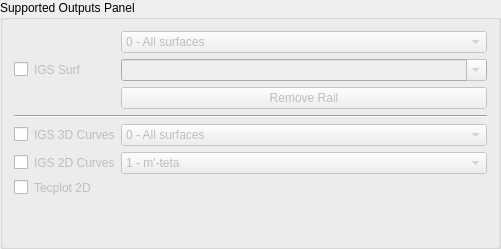
     <widget class="QGroupBox" name="ui_supported_outputs_groupbox">
      <property name="statusTip">
       <string>Supported Outputs: These are the ones that can be displayed in the Output Viewer</string>
      </property>
      <property name="title">
       <string>Supported Outputs Panel</string>
      </property>
      <layout class="QVBoxLayout" name="ui_supported_outputs_groupbox_vl">
       <item>
        <layout class="QGridLayout" name="ui_supported_outputs_groupbox_vl_gl">
         <item row="0" column="0" rowspan="4">
          <widget class="QCheckBox" name="ui_output_igs_surf_chk">
           <property name="statusTip">
            <string>Enable keyword OUTPUT/IGS/SURF</string>
           </property>
           <property name="text">
            <string/>
           </property>
           <property name="shortcut">
            <string>3</string>
           </property>
          </widget>
         </item>
         <item row="5" column="0">
          <widget class="QCheckBox" name="ui_output_igs_cur_3d_chk">
           <property name="statusTip">
            <string>Enable keyword OUTPUT/IGS/CUR/3D</string>
           </property>
           <property name="text">
            <string/>
           </property>
           <property name="shortcut">
            <string>4</string>
           </property>
          </widget>
         </item>
         <item row="6" column="0">
          <widget class="QCheckBox" name="ui_output_igs_cur_2d_chk">
           <property name="statusTip">
            <string>Enable keyword OUTPUT/IGS/CUR/2D</string>
           </property>
           <property name="text">
            <string/>
           </property>
           <property name="shortcut">
            <string>5</string>
           </property>
          </widget>
         </item>
         <item row="6" column="1">
          <widget class="QLabel" name="ui_output_igs_cur_2d_lbl">
           <property name="enabled">
            <bool>false</bool>
           </property>
           <property name="statusTip">
            <string>Command: OUTPUT/IGS/CUR/2D - This keyword outputs the blade section profiles to an igs-file in m'-teta space if n = 1 and m-rteta space if n = 2</string>
           </property>
           <property name="text">
            <string>IGS 2D Curves</string>
           </property>
          </widget>
         </item>
         <item row="5" column="1">
          <widget class="QLabel" name="ui_output_igs_cur_3d_lbl">
           <property name="enabled">
            <bool>false</bool>
           </property>
           <property name="statusTip">
            <string>Command: OUTPUT/IGS/CUR/3D - This keyword outputs the curves in Cartesian x-y-z space to an igs-file</string>
           </property>
           <property name="text">
            <string>IGS 3D Curves</string>
           </property>
          </widget>
         </item>
         <item row="3" column="2">
          <widget class="QPushButton" name="ui_output_igs_surf_deleterail_btn">
           <property name="enabled">
            <bool>false</bool>
           </property>
           <property name="statusTip">
            <string>Button: Remove current item from the list of cordlenght positions</string>
           </property>
           <property name="text">
            <string>Remove Rail</string>
           </property>
          </widget>
         </item>
         <item row="0" column="2">
          <widget class="QComboBox" name="ui_output_igs_surf_opt_combo">
           <property name="enabled">
            <bool>false</bool>
           </property>
           <property name="maximumSize">
            <size>
             <width>16777215</width>
             <height>16777215</height>
            </size>
           </property>
           <property name="statusTip">
            <string>List: Determines which surfaces to include in the igs-file</string>
           </property>
           <item>
            <property name="text">
             <string>0 - All surfaces</string>
            </property>
           </item>
           <item>
            <property name="text">
             <string>1 - Blade + flow path</string>
            </property>
           </item>
           <item>
            <property name="text">
             <string>2 - Blade</string>
            </property>
           </item>
           <item>
            <property name="text">
             <string>3 - Stream surfaces</string>
            </property>
           </item>
           <item>
            <property name="text">
             <string>4 - Hub</string>
            </property>
           </item>
           <item>
            <property name="text">
             <string>5 - Shroud</string>
            </property>
           </item>
           <item>
            <property name="text">
             <string>6 - Meanline</string>
            </property>
           </item>
           <item>
            <property name="text">
             <string>10 - All surfaces where hub and shroud are split at LE/TE</string>
            </property>
           </item>
           <item>
            <property name="text">
             <string>11 - Blade + flowpath where hub and shroud are split at LE/TE</string>
            </property>
           </item>
           <item>
            <property name="text">
             <string>14 - Hub split at LE/TE to be three surfaces</string>
            </property>
           </item>
           <item>
            <property name="text">
             <string>15 - Hub split at LE/TE to be three surfaces</string>
            </property>
           </item>
          </widget>
         </item>
         <item row="5" column="2">
          <widget class="QComboBox" name="ui_output_igs_cur_3d_opt_combo">
           <property name="enabled">
            <bool>false</bool>
           </property>
           <property name="maximumSize">
            <size>
             <width>16777215</width>
             <height>16777215</height>
            </size>
           </property>
           <property name="statusTip">
            <string>List: Determines which surfaces to include in the igs-file</string>
           </property>
           <item>
            <property name="text">
             <string>0 - All surfaces</string>
            </property>
           </item>
           <item>
            <property name="text">
             <string>1 - Blade + flow path</string>
            </property>
           </item>
           <item>
            <property name="text">
             <string>2 - Blade</string>
            </property>
           </item>
           <item>
            <property name="text">
             <string>3 - Stream surfaces</string>
            </property>
           </item>
           <item>
            <property name="text">
             <string>4 - Hub</string>
            </property>
           </item>
           <item>
            <property name="text">
             <string>5 - Shroud</string>
            </property>
           </item>
          </widget>
         </item>
         <item row="0" column="1" rowspan="4">
          <widget class="QLabel" name="ui_output_igs_surf_lbl">
           <property name="enabled">
            <bool>false</bool>
           </property>
           <property name="statusTip">
            <string>Command: OUTPUT/IGS/SURF - This keyword will generate iges file type outputs</string>
           </property>
           <property name="text">
            <string>IGS Surf</string>
           </property>
          </widget>
         </item>
         <item row="7" column="1">
          <widget class="QLabel" name="ui_output_tecplot_2d_lbl">
           <property name="enabled">
            <bool>false</bool>
           </property>
           <property name="statusTip">
            <string>Command: OUTPUT/TECPLOT/2D - This keyword will output the blade geometry including flow path and stream curves in Tecplot format</string>
           </property>
           <property name="text">
            <string>Tecplot 2D</string>
           </property>
          </widget>
         </item>
         <item row="6" column="2">
          <widget class="QComboBox" name="ui_output_igs_cur_2d_opt_combo">
           <property name="enabled">
            <bool>false</bool>
           </property>
           <property name="maximumSize">
            <size>
             <width>16777215</width>
             <height>16777215</height>
            </size>
           </property>
           <property name="statusTip">
            <string notr="true">List: Options for blade sections profiles in igs-file in different spaces</string>
           </property>
           <item>
            <property name="text">
             <string>1 - m'-teta</string>
            </property>
           </item>
           <item>
            <property name="text">
             <string>2 - m-rteta</string>
            </property>
           </item>
          </widget>
         </item>
         <item row="7" column="0">
          <widget class="QCheckBox" name="ui_output_tecplot_2d_chk">
           <property name="statusTip">
            <string>Enable keyword OUTPUT/TECPLOT/2D</string>
           </property>
           <property name="text">
            <string/>
           </property>
           <property name="shortcut">
            <string>1</string>
           </property>
          </widget>
         </item>
         <item row="1" column="2" rowspan="2">
          <widget class="QComboBox" name="ui_output_igs_surf_rail_combo">
           <property name="enabled">
            <bool>false</bool>
           </property>
           <property name="font">
            <font>
             <weight>50</weight>
             <bold>false</bold>
             <strikeout>false</strikeout>
             <kerning>false</kerning>
            </font>
           </property>
           <property name="mouseTracking">
            <bool>false</bool>
           </property>
           <property name="acceptDrops">
            <bool>false</bool>
           </property>
           <property name="statusTip">
            <string>List: Type the cordlenght positions, between 0 and 1, for rail curves and press Enter to add an item to this List</string>
           </property>
           <property name="autoFillBackground">
            <bool>false</bool>
           </property>
           <property name="editable">
            <bool>true</bool>
           </property>
           <property name="minimumContentsLength">
            <number>0</number>
           </property>
          </widget>
         </item>
         <item row="4" column="0" colspan="3">
          <widget class="Line" name="line_5">
           <property name="orientation">
            <enum>Qt::Horizontal</enum>
           </property>
          </widget>
         </item>
        </layout>
       </item>
       <item>
        <spacer name="ui_supported_outputs_vspacer">
         <property name="orientation">
          <enum>Qt::Vertical</enum>
         </property>
         <property name="sizeHint" stdset="0">
          <size>
           <width>20</width>
           <height>40</height>
          </size>
         </property>
        </spacer>
       </item>
      </layout>
     </widget>
